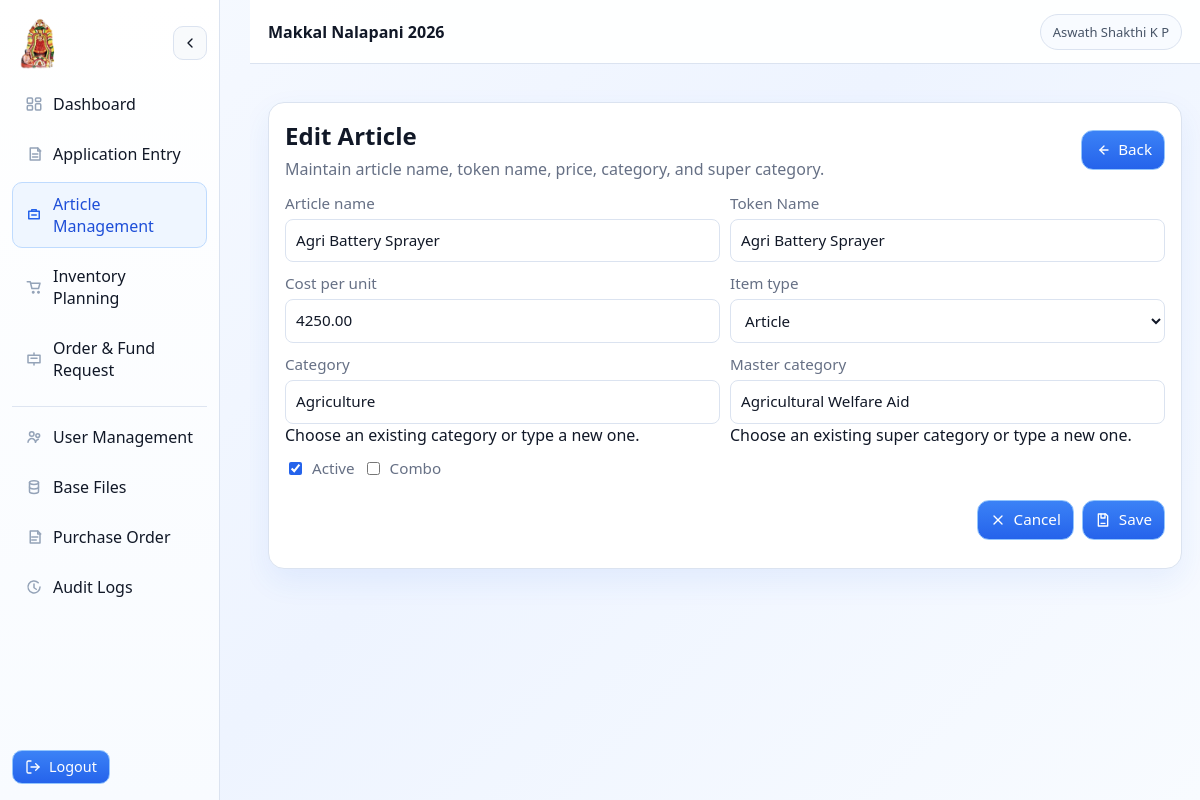
/ui/articles/1/edit/ (signed in), run on the app's committed database.
### core/models.py (models this page shows, shortened)
class AppUser(AbstractUser):
    id = models.UUIDField(primary_key=True, default=uuid4, editable=False)
    username = None
    email = models.EmailField(unique=True)
    role = models.CharField(max_length=12, choices=RoleChoices.choices, default=RoleChoices.VIEWER)
    status = models.CharField(max_length=9, choices=StatusChoices.choices, default=StatusChoices.ACTIVE)
    created_by = models.ForeignKey(
        "self",
        null=True,
        blank=True,
        on_delete=models.SET_NULL,
        related_name="created_app_users",
    )
    created_at = models.DateTimeField(default=timezone.now)
    updated_at = models.DateTimeField(auto_now=True)
    objects = AppUserManager()
    USERNAME_FIELD = "email"
    REQUIRED_FIELDS: list[str] = []
    class Meta:
        db_table = "app_users"
        verbose_name = "App User"
        verbose_name_plural = "App Users"
    def get_module_permission_map(self):
        cache_name = "_resolved_module_permission_map"
        if hasattr(self, cache_name):
            return getattr(self, cache_name)
        permission_map = build_role_module_permission_map(self.role)
        if hasattr(self, "_prefetched_objects_cache") and "module_permissions" in self._prefetched_objects_cache:
            permission_rows = list(self._prefetched_objects_cache["module_permissions"])
        else:
            permission_rows = list(self.module_permissions.all())
        for permission in permission_rows:
            module_key = permission.module_key
            permission_map[module_key] = {
                f"can_{action}": bool(getattr(permission, f"can_{action}", False))
                for action in ALL_MODULE_PERMISSION_ACTIONS
            }
        setattr(self, cache_name, permission_map)
        return permission_map
    def has_module_permission(self, module_key, action="view"):
        if not getattr(self, "is_authenticated", False):
            return False
        if self.is_superuser:
            return True
        if self.status != StatusChoices.ACTIVE:
            return False
        resolved_key = getattr(module_key, "value", module_key)
        permission_field = action if str(action).startswith("can_") else f"can_{action}"
        return bool(self.get_module_permission_map().get(str(resolved_key), {}).get(permission_field, False))

class BaseTimestampedModel(models.Model):
    created_at = models.DateTimeField(default=timezone.now)
    updated_at = models.DateTimeField(auto_now=True)
    class Meta:
        abstract = True

class Article(BaseTimestampedModel):
    article_name = models.CharField(max_length=255, unique=True)
    article_name_tk = models.CharField(max_length=255, blank=True, null=True)
    cost_per_unit = models.DecimalField(max_digits=14, decimal_places=2, default=0)
    item_type = models.CharField(max_length=20, choices=ItemTypeChoices.choices, default=ItemTypeChoices.ARTICLE)
    category = models.CharField(max_length=200, blank=True, null=True)
    master_category = models.CharField(max_length=200, blank=True, null=True)
    comments = models.TextField(blank=True, null=True)
    is_active = models.BooleanField(default=True)
    combo = models.BooleanField(default=False)
    class Meta:
        db_table = "articles"
        verbose_name = "Article"
        verbose_name_plural = "Articles"
        indexes = [
            models.Index(fields=["article_name"]),
            models.Index(fields=["item_type", "is_active"]),
            models.Index(fields=["category"]),
        ]

### core/web_views.py (the view, shortened to what this page needs)
# urls.py: path("articles/<int:pk>/edit/", web_views.ArticleUpdateView.as_view(), name="article-edit"),
class ArticleUpdateView(LoginRequiredMixin, WriteRoleMixin, UpdateView):
    module_key = models.ModuleKeyChoices.ARTICLE_MANAGEMENT
    permission_action = "create_edit"
    model = models.Article
    form_class = ArticleForm
    template_name = "dashboard/article_form.html"
    success_url = reverse_lazy("ui:article-list")
    def get_context_data(self, **kwargs):
        context = super().get_context_data(**kwargs)
        context["popup_mode"] = False
        context["category_suggestions"] = (
            models.Article.objects.exclude(category__isnull=True)
            .exclude(category__exact="")
            .order_by("category")
            .values_list("category", flat=True)
            .distinct()
        )
        context["master_category_suggestions"] = (
            models.Article.objects.exclude(master_category__isnull=True)
            .exclude(master_category__exact="")
            .order_by("master_category")
            .values_list("master_category", flat=True)
            .distinct()
        )
        return context

### templates/dashboard/article_form.html (shortened to what this page needs)
{% extends "base.html" %}
{% block content %}
  <section class="card">
    <div class="toolbar" style="justify-content: space-between;">
      <div>
        <h2 style="margin: 0 0 6px;">{% if object %}Edit Article{% else %}Create Article{% endif %}</h2>
        <p style="margin: 0; color: var(--text-secondary);">Maintain article name, token name, price, category, and super category.</p>
      </div>
      {% if popup_mode %}
        <button class="btn" type="button" onclick="window.close()">Close</button>
      {% else %}
        <a class="btn" href="{% url 'ui:article-list' %}">Back</a>
      {% endif %}
    </div>
    <form method="post" {% if object %}data-confirm-message="Save changes to this article?"{% endif %}>
      <div class="grid2">
        <div>
          <label>Article name</label>
          {{ form.article_name }}
        </div>
        <div>
          <label>Token Name</label>
          {{ form.article_name_tk }}
        </div>
        <div>
          <label>Cost per unit</label>
          {{ form.cost_per_unit }}
        </div>
        <div>
          <label>Item type</label>
          {{ form.item_type }}
        </div>
        <div>
          <label>Category</label>
          {{ form.category }}
          <div class="field-hint">Choose an existing category or type a new one.</div>
        </div>
        <div>
          <label>Master category</label>
          {{ form.master_category }}
          <div class="field-hint">Choose an existing super category or type a new one.</div>
        </div>
      </div>
      <div class="toolbar" style="margin-top: 12px; justify-content: flex-start;">
        <label>{{ form.is_active }} Active</label>
        <label>{{ form.combo }} Combo</label>
      </div>
      <div class="toolbar" style="margin-top: 16px; justify-content: flex-end;">
        {% if popup_mode %}
          <button class="btn" type="button" onclick="window.close()">Cancel</button>
        {% else %}
          <a class="btn" href="{% url 'ui:article-list' %}">Cancel</a>
        {% endif %}
        <button class="btn" type="submit">Save</button>
      </div>
    </form>
  </section>
{% endblock %}

### templates/base.html (shortened to what this page needs)
<!doctype html>
<html lang="en">
<head>
  {% load static %}
  <link rel="stylesheet" href="{% static 'core/styles/mnp-theme.css' %}">
</head>
<body class="light {% if 'login' in request.path %}mnp-login{% endif %}">
  <div class="app-shell">
    <aside class="sidebar" id="app-sidebar">
      <div class="sidebar-header">
        <div class="sidebar-brand-row">
          <img class="sidebar-brand-logo" src="{% static 'core/images/login-logo.webp' %}" alt="Makkal Nala Pani logo">
          {% if request.user.is_authenticated %}
            <button class="sidebar-toggle" id="sidebar-close-toggle" type="button" aria-label="Close sidebar">
            </button>
          {% endif %}
        </div>
      </div>
      <nav class="menu">
        {% if request.user.is_authenticated %}
          {% with module_perms=request.user.get_module_permission_map %}
          <a href="{% url 'ui:dashboard' %}" class="menu-item {% if request.path == '/ui/' or '/ui/dashboard/' in request.path %}active{% endif %}">
            <span class="menu-icon"><svg viewBox="0 0 24 24"><rect x="3" y="4" width="7" height="7" rx="1.5"/><rect x="14" y="4" width="7" height="4.5" rx="1.5"/><rect x="14" y="11.5" width="7" height="8.5" rx="1.5"/><rect x="3" y="14" width="7" height="6" rx="1.5"/></svg></span><span class="menu-label">Dashboard</span>
          </a>
          {% if module_perms.application_entry.can_view %}
            <a href="{% url 'ui:master-entry' %}" class="menu-item {% if 'master-entry' in request.path %}active{% endif %}">
              <span class="menu-icon"><svg viewBox="0 0 24 24"><path d="M7 4h10l3 3v13H7z"/><path d="M17 4v4h4"/><path d="M10 12h7"/><path d="M10 16h7"/></svg></span><span class="menu-label">Application Entry</span>
            </a>
          {% endif %}
          {% if module_perms.article_management.can_view %}
            <a href="{% url 'ui:article-list' %}" class="menu-item {% if 'article' in request.path %}active{% endif %}">
              <span class="menu-icon"><svg viewBox="0 0 24 24"><path d="M5 7h14v10H5z"/><path d="M9 7V5h6v2"/><path d="M9 12h6"/></svg></span><span class="menu-label">Article Management</span>
            </a>
          {% endif %}
          {% if module_perms.inventory_planning.can_view %}
            <a href="{% url 'ui:order-management' %}" class="menu-item {% if 'order-management' in request.path %}active{% endif %}">
              <span class="menu-icon"><svg viewBox="0 0 24 24"><path d="M3 5h4l2.2 9h8.8l2-7H8.5"/><path d="M10 19a1 1 0 1 1 0 .01"/><path d="M17 19a1 1 0 1 1 0 .01"/></svg></span><span class="menu-label">Inventory Planning</span>
            </a>
          {% endif %}
          {% if module_perms.order_fund_request.can_view %}
            <div class="menu-group {% if 'fund-request' in request.path %}open{% endif %}">
              <div class="menu-group-head">
                <button class="menu-item menu-group-trigger {% if 'fund-request' in request.path and not request.GET.status %}active{% endif %}" type="button" aria-label="Toggle Order & Fund Request submenu" aria-expanded="{% if 'fund-request' in request.path %}true{% else %}false{% endif %}">
                  <span class="menu-icon"><svg viewBox="0 0 24 24"><path d="M4 7h16v10H4z"/><path d="M8 11h8"/><path d="M12 7V4"/><path d="M12 20v-3"/></svg></span><span class="menu-label">Order & Fund Request</span>
                </button>
              </div>
            </div>
          {% endif %}
          {% if module_perms.user_management.can_view or module_perms.base_files.can_view or module_perms.purchase_order.can_view or module_perms.audit_logs.can_view %}
            <div class="menu-divider"></div>
            {% if module_perms.user_management.can_view %}
              <a href="{% url 'ui:user-list' %}" class="menu-item {% if '/ui/users/' in request.path %}active{% endif %}">
                <span class="menu-icon"><svg viewBox="0 0 24 24"><circle cx="9" cy="8" r="3"/><circle cx="17" cy="10" r="2.5"/><path d="M4 19c0-2.8 2.8-5 5-5s5 2.2 5 5"/><path d="M14 19c.3-1.9 1.8-3.4 3.8-4"/></svg></span><span class="menu-label">User Management</span>
              </a>
            {% endif %}
            {% if module_perms.base_files.can_view %}
              <a href="{% url 'ui:master-data-districts' %}" class="menu-item {% if 'master-data' in request.path %}active{% endif %}">
                <span class="menu-icon"><svg viewBox="0 0 24 24"><ellipse cx="12" cy="6" rx="6" ry="2.5"/><path d="M6 6v6c0 1.4 2.7 2.5 6 2.5s6-1.1 6-2.5V6"/><path d="M6 12v6c0 1.4 2.7 2.5 6 2.5s6-1.1 6-2.5v-6"/></svg></span><span class="menu-label">Base Files</span>
              </a>
            {% endif %}
            {% if module_perms.purchase_order.can_view %}
              <a href="{% url 'ui:purchase-order-list' %}" class="menu-item {% if '/ui/purchase-orders/' in request.path %}active{% endif %}">
                <span class="menu-icon"><svg viewBox="0 0 24 24"><path d="M7 4h10l3 3v13H7z"/><path d="M17 4v4h4"/><path d="M9 12h8"/><path d="M9 16h6"/></svg></span><span class="menu-label">Purchase Order</span>
              </a>
            {% endif %}
            {% if module_perms.audit_logs.can_view %}
              <a href="{% url 'ui:application-audit-logs' %}" class="menu-item {% if 'applications/audit-logs' in request.path %}active{% endif %}">
                <span class="menu-icon"><svg viewBox="0 0 24 24"><path d="M12 8v5l3 2"/><path d="M20 12a8 8 0 1 1-2.34-5.66"/></svg></span><span class="menu-label">Audit Logs</span>
              </a>
            {% endif %}
          {% endif %}
          {% endwith %}
        {% else %}
          <a href="{% url 'ui-login' %}" class="menu-item">Login</a>
        {% endif %}
      </nav>
      <div class="sidebar-footer">
        {% if request.user.is_authenticated %}
          <a class="btn btn-subtle" href="{% url 'ui-logout' %}"><span class="menu-label">Logout</span></a>
        {% else %}
          <a class="btn btn-subtle" href="{% url 'ui-login' %}"><span class="menu-label">Sign in</span></a>
        {% endif %}
      </div>
    </aside>
    <div class="app-main">
      <header class="topbar">
        <div class="topbar-left">
          <div class="topbar-title">Makkal Nalapani {% now "Y" %}</div>
        </div>
        <div class="topbar-actions">
          <div class="user-pill">
            {% if request.user.is_authenticated %}
              {{ request.user.get_full_name|default:request.user.email }}
            {% else %}
              Not signed in
            {% endif %}
          </div>
        </div>
      </header>
      <main class="app-content">
        <div class="wrap">
          {% block content %}{% endblock %}
        </div>
      </main>
    </div>
  </div>
</body>
</html>

### data on the page
AppUser: user.get_full_name "Aswath Shakthi K P"
Article: article_name "Agri Battery Sprayer", article_name_tk "Agri Battery Sprayer", cost_per_unit "4250.00", item_type "Article", category "Agriculture", master_category "Agricultural Welfare Aid", is_active "☑"
